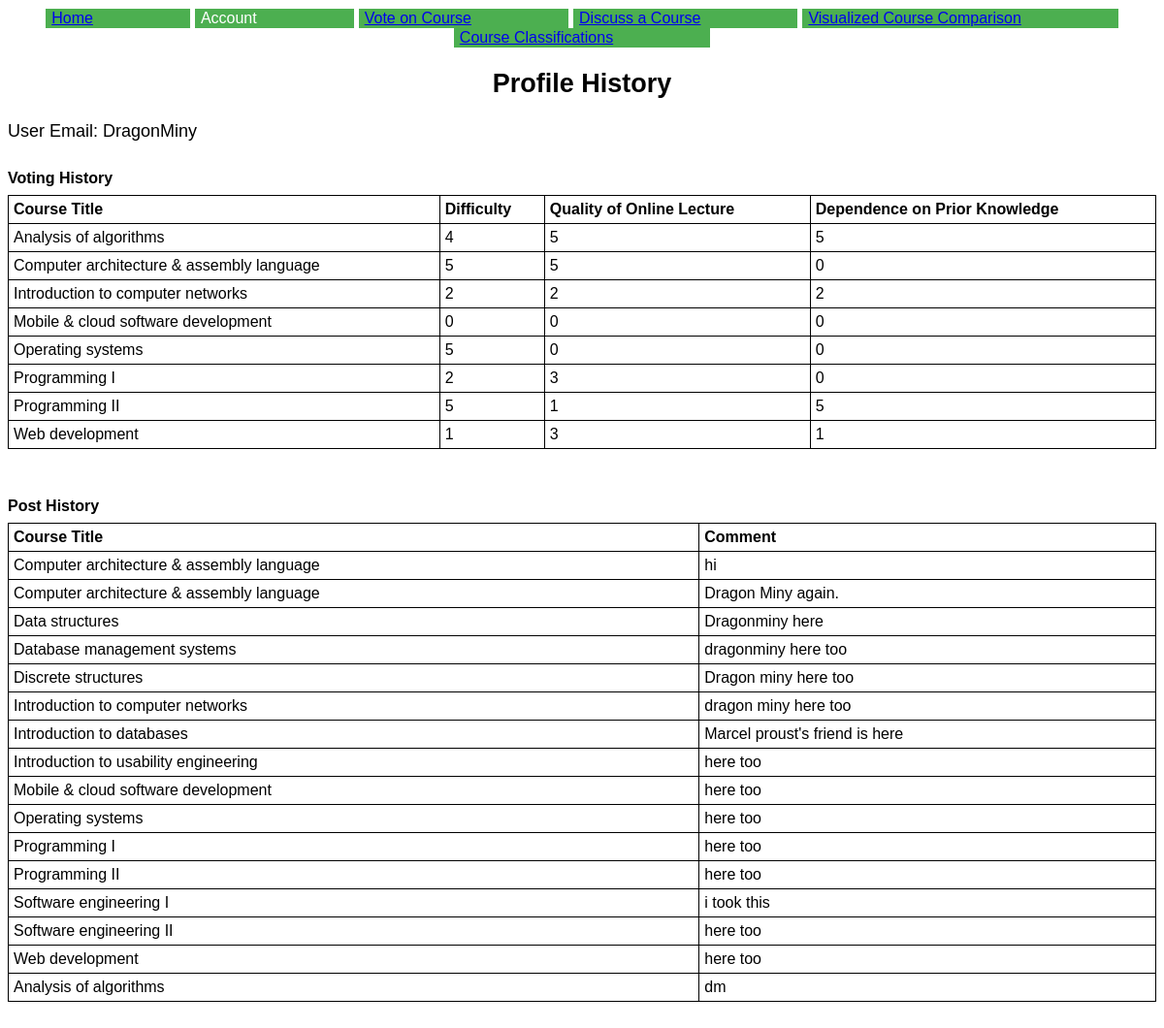
/profilehistory.php (signed in), run on the app's committed database.
### tables this page shows
CREATE TABLE `CourseStatsFinal` (
  `User_Email` varchar(100) NOT NULL,
  `Course_Title` varchar(100) NOT NULL,
  `Difficulty` int(5) DEFAULT NULL,
  `Quality` int(5) DEFAULT NULL,
  `Dependence` int(5) DEFAULT NULL,
  `Classification` varchar(10) DEFAULT NULL
);

### session.php (called while the page is built, shortened)
<?php
	$email = $_SESSION['email'];
?>

### profilehistory.php (the view, shortened to what this page needs)
<?php include('session.php');
?>
<html>
	<head>
		<link rel="stylesheet" href="index.css">
	</head>
<body>
<div class="navHeader" align="center" width=100%>
<div class="dropdown">
	<button class="dropbtn"><a href="http://web.engr.oregonstate.edu/~hoffera/cs340/Final/home.php">Home</a></button>
</div>
<div class="dropdown">
	<button class="dropbtn">Account</button>
</div>
<div class="dropdown">
	<button class="dropbtn"><a href="http://web.engr.oregonstate.edu/~hoffera/cs340/Final/voteOnCourse.php">Vote on Course</a></button>
</div>
<div class="dropdown">
	<button class="dropbtn"><a href="http://web.engr.oregonstate.edu/~hoffera/cs340/Final/discussACourse.php">Discuss a Course</a></button>
</div>
<div class="dropdown">
	<button class="dropbtn"><a href="http://web.engr.oregonstate.edu/~hoffera/cs340/Final/visualizedCourseComparison.php">Visualized Course Comparison</a></button>
</div>
<div class="dropdown">
<button class="dropbtn"><a href="rankings.php">Course Classifications</a>
</button>
</div>
<div class="titleHeader">
<h2 align="center">Profile History</h2>
</div>
</div>
</body>
</html>
<?php
	$conn = mysqli_connect(DB_HOST, DB_USER, DB_PASSWORD, DB_NAME);
	if ($email)
	{
		$query = "SELECT Course_Title, Difficulty, Quality, Dependence FROM CourseStatsFinal, UserFinal WHERE User_Email = '$email' AND User_Email = email";
		$result = mysqli_query($conn, $query);
		$courseTitles = array();
		$courseTitleCounter = 0;
		$difficulties = array();
		$difficultyCounter = 0;
		$qualities = array();
		$qualityCounter = 0;
		$dependences = array();
		$dependenceCounter = 0;
		while ($row = mysqli_fetch_assoc($result))
		{
			$courseTitles[$courseTitleCounter] = $row["Course_Title"];
			$courseTitleCounter = $courseTitleCounter + 1;
			$difficulties[$difficultyCounter] = $row["Difficulty"];
			$difficultyCounter = $difficultyCounter + 1;
			$qualities[$qualityCounter] = $row["Quality"];
			$qualityCounter = $qualityCounter + 1;
			$dependences[$dependenceCounter] = $row["Dependence"];
			$dependenceCounter = $dependenceCounter + 1;
		}
		echo "User Email: " . $email;
		echo "<table><caption>Voting History</caption>";
		echo "<tr><th>Course Title</th><th>Difficulty</th><th>Quality of Online Lecture</th><th>Dependence on Prior Knowledge</th></tr>";
		for ($x = 0; $x < $courseTitleCounter; $x++)
		{
			echo "<tr>";
			echo "<td>";
			echo "" . $courseTitles[$x];
			echo "</td>";
			echo "<td>";
			echo "" . $difficulties[$x];
			echo "</td>";
			echo "<td>";
			echo "" . $qualities[$x];
			echo "</td>";
			echo "<td>";
			echo "" . $dependences[$x];
			echo "</td>";
			echo "</tr>";
		}
		echo "</table>";
		$query = "SELECT C.Message_Content, C.Course_Title FROM CommentFinal C, UserFinal U WHERE C.User_Email = '$email' AND C.User_Email = U.email";
		$result = mysqli_query($conn, $query);
		$courseTitles = array();
		$courseTitleCounter = 0;
		$contents = array();
		$contentsCounter = 0;
		while ($row = mysqli_fetch_assoc($result))
		{
			$courseTitles[$courseTitleCounter] = $row["Course_Title"];
			$courseTitleCounter = $courseTitleCounter + 1;
			$contents[$contentsCounter] = $row["Message_Content"];
			$contentsCounter = $contentsCounter + 1;
		}
		echo "<div><br><br>";
		echo "<table><caption>Post History</caption>";
		echo "<tr><th>Course Title</th><th>Comment</th></tr>";
		for ($x = 0; $x < $courseTitleCounter; $x++)
		{
			echo "<tr>";
			echo "<td>";
			echo "" . $courseTitles[$x];
			echo "</td>";
			echo "<td>";
			echo "" . $contents[$x];
			echo "</td>";
			echo "</tr>";
		}
		echo "</table>";
		echo "</div><br><br>";
	}
	else
		echo "<h4 align='center'>You're not logged in. Click on account and then log in to do so.</h4>";
?>

### index.css (style rules this page uses)
.titleHeader { text-align: justify; width: 100%; }
.dropbtn { background-color: #4CAF50; color: white; padding-right: 100px; font-size: 16px; border: none; cursor: pointer; }
.dropdown { position: relative; display: inline-block; }
html { background-color: light gray; font-family: Helvetica; font-size: 18px; }
table, th, td { border: 1px solid black; border-collapse: collapse; }
th, td { padding: 5px; }
table { width: 100%; }
th, td { padding: 5px; text-align: left; }
caption { font-weight: bold; padding: 0.5em 0 0.5em 0; text-align: left; }

### data on the page
coursestatsfinal: Difficulty "2", Dependence "0", Quality "3"

### other printed values
$email "DragonMiny"
$courseTitles[$x] "Analysis of algorithms"
$difficulties[$x] "4"
$qualities[$x] "5"
$dependences[$x] "5"
$courseTitles[$x] "Computer architecture & assembly language"
$difficulties[$x] "5"
$dependences[$x] "0"
$courseTitles[$x] "Introduction to computer networks"
$difficulties[$x] "2"
$dependences[$x] "2"
$courseTitles[$x] "Mobile & cloud software development"
$difficulties[$x] "0"
$courseTitles[$x] "Operating systems"
$courseTitles[$x] "Programming I"
